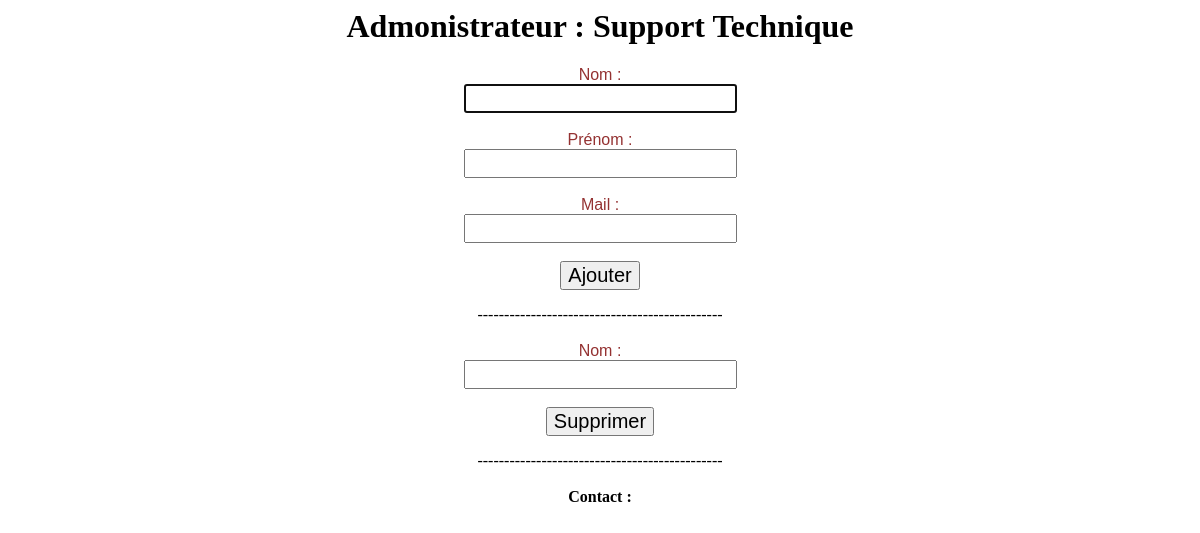
/supportTechnique.php, run on an earlier commit of the app's database.
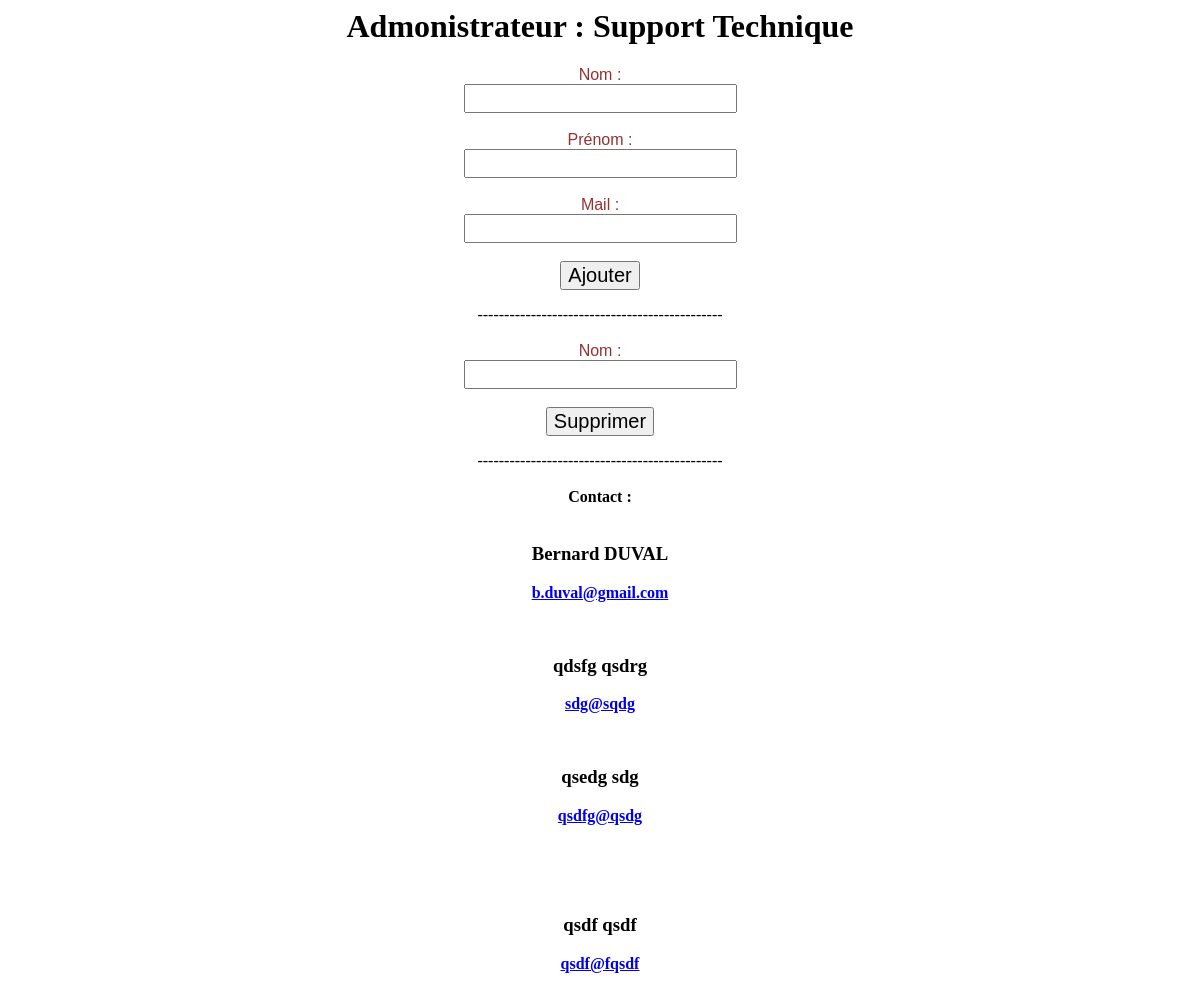
And on a later commit of the database.
### tables this page shows
CREATE TABLE IF NOT EXISTS `technique` (
  `nom` varchar(255) NOT NULL,
  `prenom` varchar(255) NOT NULL,
  `mail` varchar(255) NOT NULL
);

### supportTechnique.php (the view, shortened to what this page needs)
<html>
<center>
    <h1>Admonistrateur : Support Technique</h1>
    <form style="font-family: sans-serif;color: #943232;" action="addDBTech.php" method="post">
        Nom : <br>
        <input id="field" type="text" name="nom" value="" placeholder="" style="font-family: sans-serif;color: #943232;font-size: 20px;" autofocus="" required>
        <br>
        <br>Prénom : <br>
        <input id="field" type="text" name="prenom" value="" placeholder="" style="font-family: sans-serif;color: #943232;font-size: 20px;" autofocus="" required><br><br>
        Mail : <br>
        <input id="field" type="email" name="mail" value="" placeholder="" style="font-family: sans-serif;color: #943232;font-size: 20px;" autofocus="" required>
        <br><br>
        <input type="submit" id="button" value="Ajouter" style="font-size: 20px;"> <a href="addDBTech.php" style="font-size:10px;"></a>
    </form>
    ----------------------------------------------
    <br><br>
    <form style="font-family: sans-serif;color: #943232;" action="delDBTech.php" method="post">
        Nom : <br>
        <input id="field" type="text" name="nom" value="" placeholder="" style="font-family: sans-serif;color: #943232;font-size: 20px;" autofocus="" required>
        <br><br>
        <input type="submit" id="button" value="Supprimer" style="font-size: 20px;"> <a href="delDBTech.php" style="font-size:10px;"></a>
    </form>
    ----------------------------------------------
    <br><br>
    <b> Contact :
            <?php
            $servername = "localhost";
            $username = "root";
            $password = "";
            $dbname = "jabasof";
            $conn = new mysqli($servername, $username, $password, $dbname);
            $list = "SELECT * from technique";
            $result = mysqli_query($conn,$list);
            while($row = mysqli_fetch_array($result))
            {
                echo '
                <div>
                    <center><br>
                        <h3>'.$row['prenom']." ".$row['nom'].'</h3>
                            <a href="mailto:'.$row['mail'].'">
                                <p>'.$row['mail'].'</p>
                            </a>
                    </center>
                </div>
            '
                ;
            }
            ?>
</center>
</html>

What changed in the data, as far as the page shows it:
added technique: prenom "Bernard", nom "DUVAL", mail "b.duval@gmail.com"
added technique: prenom "qdsfg", nom "qsdrg", mail "sdg@sqdg"
added technique: prenom "qsedg", nom "sdg", mail "qsdfg@qsdg"
added technique: prenom "qsdf", nom "qsdf", mail "qsdf@fqsdf"
